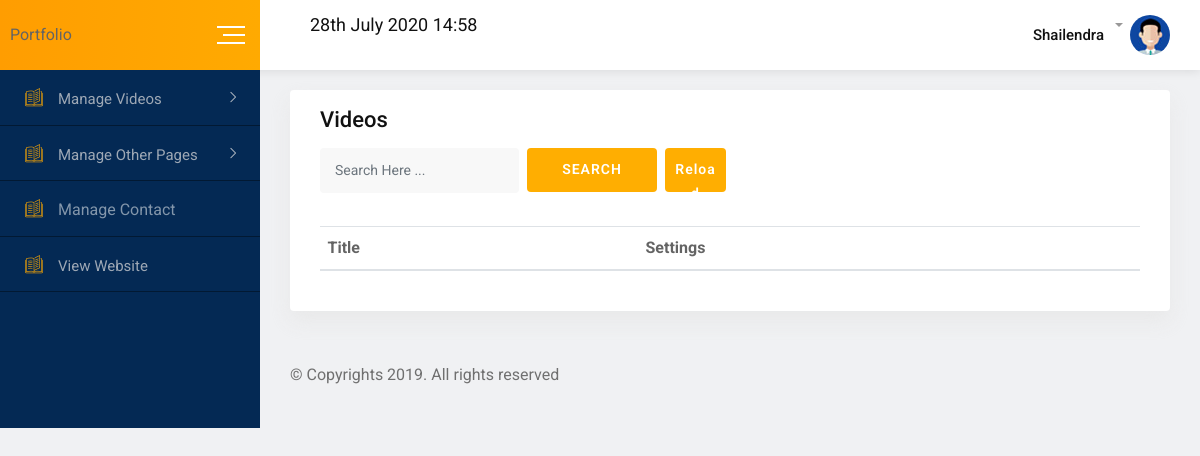
Page /accounts/videos/ on the earlier database version.
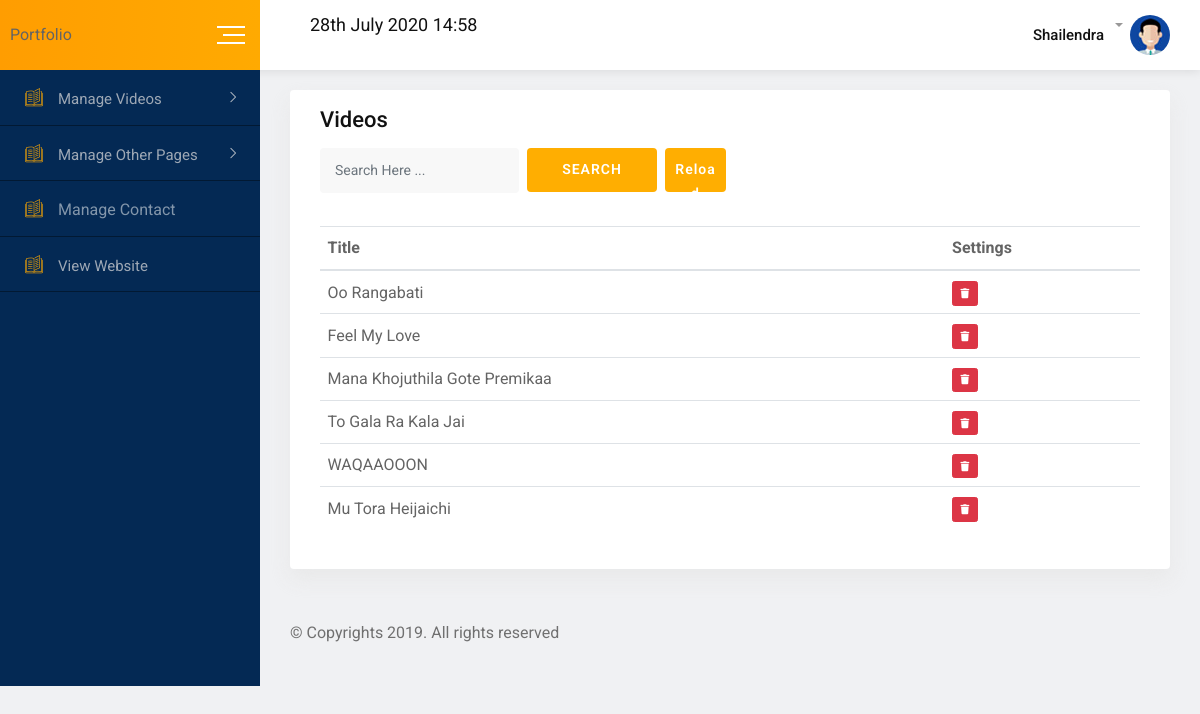
Same page on the later database version.
### accounts/models.py (models this page shows, shortened)
class CommonMsters(models.Model):
    id=models.AutoField(primary_key=True)
    title=models.CharField(max_length=25400,default="")
    imageurl=EmbedVideoField(default="")

### accounts/views.py (the view)
# urls.py: path('videos/', views.videos),
def videos(request):
    data=CommonMsters.objects.all()
    return render(request,"accounts/videos.html",{"data":data})

### accounts/templates/accounts/videos.html (shortened to what this page needs)
{%extends "accounts/basic.html"%}
{% block body%}
<div class="card height-auto">
	<div class="card-body">
		<div class="heading-layout1">
			<div class="item-title">
				<h3>Videos</h3>
			</div>
		</div>
		<form class="mg-b-5" method="GET">
			<div class="row gutters-8">
				<div class="col-3-xxxl col-xl-3 col-lg-3 col-12 form-group">
					<input type="text" placeholder="Search Here ..." class="form-control" name="search">
				</div>
				<div class="col-1-xxxl col-xl-2 col-lg-3 col-12 form-group">
					<button type="submit" class="fw-btn-fill btn-gradient-yellow">SEARCH</button>
				</div>
				<div class="col-1-xxxl col-xl-1 col-lg-1 col-12 form-group">
					<a href="/accounts/artical/"><button type="button" class="fw-btn-fill btn-gradient-yellow">Reload</button></a>
				</div>
				<div class="col-7-xxxl col-xl-7 col-lg-3 col-12 form-group">
				</div>
			</div>
		</form>
		<div class="table-responsive">
			<table class="table display data-table text-nowrap">
				<thead>
					<tr>
						<th>Title</th>
						<th>Settings</th>
					</tr>
				</thead>
				<tbody>
                    {%for i in data%}
							<tr>
								<td>{{i.title}}</td>
								<td>
								<a href="/accounts/deletevideos/{{i.id}}" onclick="return confirm('Are you sure  want to Delete, All the data will be deleted related to this')" ><button type="button" class="btn btn-danger"><i class="fa fa-trash" aria-hidden="true"></i></button></a>
                                            </td>
							</tr>
{%endfor%}
				</tbody>
			</table>
		</div>
	</div>
</div>
{%endblock%}

### accounts/templates/accounts/basic.html (shortened to what this page needs)
<!doctype html>
<html lang="en">
{%load static%}
{% load instagram_client %}
<head>
    <link rel="stylesheet" href="{%static 'accounts/css/normalize.css'%}">
    <link rel="stylesheet" href="{%static 'accounts/css/main.css'%}">
    <link rel="stylesheet" href="{%static 'accounts/css/bootstrap.min.css'%}">
    <link rel="stylesheet" href="{%static 'accounts/css/all.min.css'%}">
    <link rel="stylesheet" href="{%static 'accounts/fonts/flaticon.css'%}">
    <link rel="stylesheet" href="{%static 'accounts/css/animate.min.css'%}">
    <link rel="stylesheet" href="{%static 'accounts/css/jquery.dataTables.min.css'%}">
    <link rel="stylesheet" href="{%static 'accounts/css/style.css'%}">
    <link rel="stylesheet" href="{%static 'accounts/css/dropzone.min.css'%}">
</head>
{%load static%}
{% load static %}
<body>
  <div id="wrapper" class="wrapper bg-ash">
      <div class="navbar navbar-expand-md header-menu-one bg-light">
          <div class="nav-bar-header-one">
              <div class="header-logo">Portfolio</div>
              <div class="toggle-button sidebar-toggle">
                  <button type="button" class="item-link">
                      <span class="btn-icon-wrap">
                          <span></span>
                          <span></span>
                          <span></span>
                      </span>
                  </button>
              </div>
          </div>
          <div class="header-main-menu collapse navbar-collapse" id="mobile-navbar">
              <ul class="navbar-nav">
                  <li class="navbar-item header-search-bar">
                      <h5 class="item-title">{% now "jS F Y H:i" %}</h5>
                  </li>
              </ul>
              <ul class="navbar-nav">
                  <li class="navbar-item dropdown header-admin">
                      <a class="navbar-nav-link dropdown-toggle" href="#" role="button" data-toggle="dropdown"
                          aria-expanded="false">
                          <div class="admin-title">
                              <h5 class="item-title">Shailendra</h5>
                          </div>
                          <div class="admin-img">
                              <img src="{%static 'accounts/img/figure/admin.jpg'%}" alt="Admin">
                          </div>
                      </a>
                  </li>
              </ul>
          </div>
      </div>
      <div class="dashboard-page-one">
          <div class="sidebar-main sidebar-menu-one sidebar-expand-md sidebar-color">
              <div class="sidebar-menu-content">
                  <ul class="nav nav-sidebar-menu sidebar-toggle-view">
                      <li class="nav-item sidebar-nav-item">
                          <a href="#" class="nav-link"><i class="flaticon-open-book"></i><span>Manage Videos</span></a>
                      </li>
          <li class="nav-item sidebar-nav-item">
                          <a href="#" class="nav-link"><i class="flaticon-open-book"></i><span>Manage Other Pages</span></a>
                      </li>
                      <li class="nav-item sidebar-nav-item no-arrow">
                          <a href="/accounts/contact/" class="nav-link" style="color: #edf0f38c;"><i class="flaticon-open-book"></i>Manage Contact</a>
                      </li>
          <li class="nav-item sidebar-nav-item no-arrow">
                          <a target="_blank" href="/" class="nav-link"><i class="flaticon-open-book"></i><span>View Website</span></a>
                      </li>
                  </ul>
              </div>
          </div>
          <div class="dashboard-content-one">
              <div class="breadcrumbs-area" style="padding: 10px;"></div>
    {%block body%}{%endblock%}
    <footer class="footer-wrap-layout1">
      <div class="copyright">© Copyrights  2019. All rights reserved</div>
  </footer>
</div>
</div>
</div>
</body>
</html>

### accounts/static/accounts/css/main.css (style rules this page uses)
html { color: #222; font-size: 1em; line-height: 1.4; }
audio, canvas, iframe, img, svg, video { vertical-align: middle; }

### accounts/templates/accounts/basic.html (style rules this page uses)
.no-arrow a::after { display: none; }

Differences in the rows shown:
added CommonMsters: title "Oo Rangabati"
added CommonMsters: title "Feel My Love"
added CommonMsters: title "Mana Khojuthila Gote Premikaa"
added CommonMsters: title "To Gala Ra Kala Jai"
added CommonMsters: title "WAQAAOOON"
added CommonMsters: title "Mu Tora Heijaichi"
